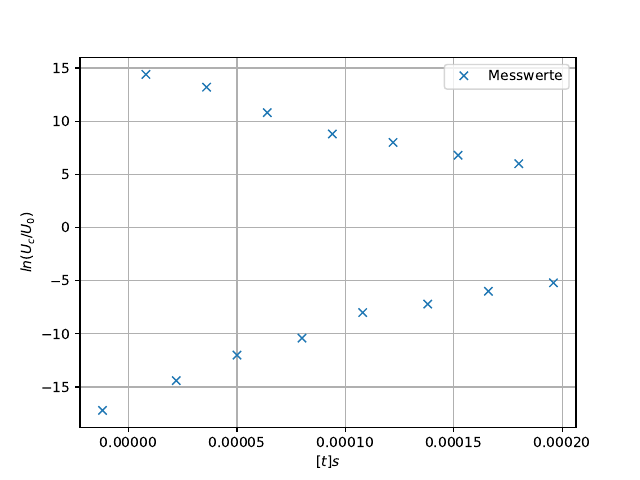

Python code for this plot:

import numpy as np
import matplotlib.pyplot as plt
from scipy.optimize import curve_fit
from pylab import figure, axes, pie, title, show



x, y = np.loadtxt('Schwingung.txt', unpack=True,delimiter=',')








plt.figure(1)
plt.plot(x,y,'x', label ='Messwerte')


plt.ylabel('$ln( {U_c}/{U_0})$')
plt.xlabel('$[t] s$')
plt.grid()
plt.legend()




plt.savefig('Schwingung.pdf')
print ('Fertig')
